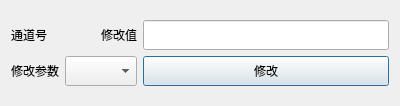
<?xml version="1.0" encoding="UTF-8"?>
<ui version="4.0">
 <class>dtumodifyadjustDlg</class>
 <widget class="QDialog" name="dtumodifyadjustDlg">
  <property name="geometry">
   <rect>
    <x>0</x>
    <y>0</y>
    <width>400</width>
    <height>106</height>
   </rect>
  </property>
  <property name="minimumSize">
   <size>
    <width>400</width>
    <height>106</height>
   </size>
  </property>
  <property name="maximumSize">
   <size>
    <width>400</width>
    <height>106</height>
   </size>
  </property>
  <property name="windowTitle">
   <string>Dialog</string>
  </property>
  <layout class="QGridLayout" name="gridLayout_2">
   <item row="1" column="0">
    <layout class="QGridLayout" name="gridLayout">
     <item row="0" column="2">
      <widget class="QLabel" name="text4">
       <property name="minimumSize">
        <size>
         <width>0</width>
         <height>30</height>
        </size>
       </property>
       <property name="text">
        <string>修改值</string>
       </property>
      </widget>
     </item>
     <item row="0" column="1">
      <widget class="QLabel" name="channel_no">
       <property name="text">
        <string/>
       </property>
      </widget>
     </item>
     <item row="0" column="0">
      <widget class="QLabel" name="text1">
       <property name="minimumSize">
        <size>
         <width>0</width>
         <height>30</height>
        </size>
       </property>
       <property name="text">
        <string>通道号</string>
       </property>
      </widget>
     </item>
     <item row="1" column="0">
      <widget class="QLabel" name="text3">
       <property name="minimumSize">
        <size>
         <width>0</width>
         <height>30</height>
        </size>
       </property>
       <property name="text">
        <string>修改参数</string>
       </property>
      </widget>
     </item>
     <item row="0" column="3">
      <widget class="QLineEdit" name="lineEdit_modify">
       <property name="minimumSize">
        <size>
         <width>0</width>
         <height>30</height>
        </size>
       </property>
      </widget>
     </item>
     <item row="1" column="3">
      <widget class="QPushButton" name="btn_modify">
       <property name="minimumSize">
        <size>
         <width>0</width>
         <height>30</height>
        </size>
       </property>
       <property name="text">
        <string>修改</string>
       </property>
      </widget>
     </item>
     <item row="1" column="1" colspan="2">
      <widget class="QComboBox" name="comboBox_param">
       <property name="minimumSize">
        <size>
         <width>0</width>
         <height>30</height>
        </size>
       </property>
      </widget>
     </item>
    </layout>
   </item>
  </layout>
 </widget>
 <resources/>
 <connections>
  <connection>
   <sender>btn_modify</sender>
   <signal>clicked()</signal>
   <receiver>dtumodifyadjustDlg</receiver>
   <slot>modify_adjust()</slot>
   <hints>
    <hint type="sourcelabel">
     <x>236</x>
     <y>73</y>
    </hint>
    <hint type="destinationlabel">
     <x>183</x>
     <y>52</y>
    </hint>
   </hints>
  </connection>
  <connection>
   <sender>comboBox_param</sender>
   <signal>currentIndexChanged(int)</signal>
   <receiver>dtumodifyadjustDlg</receiver>
   <slot>show_infomation(int)</slot>
   <hints>
    <hint type="sourcelabel">
     <x>77</x>
     <y>73</y>
    </hint>
    <hint type="destinationlabel">
     <x>183</x>
     <y>52</y>
    </hint>
   </hints>
  </connection>
 </connections>
 <slots>
  <slot>modify_adjust()</slot>
  <slot>show_infomation(int)</slot>
 </slots>
</ui>
